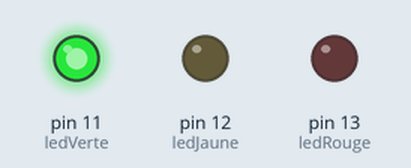
Simulated run of this sketch. Board: Arduino Uno, built with avr-gcc and run on an emulated ATmega328P. Shown: output pins drawn as LEDs (lit = HIGH).

Above: at 2.5 s.
At 6.0 s:
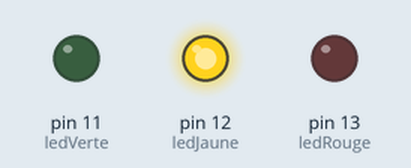
At 9.5 s:
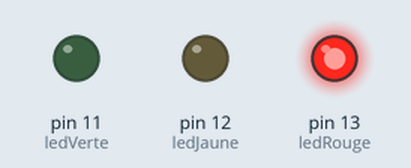
Timing chart, 0 to 15.6 s (numbered marks = the images above):
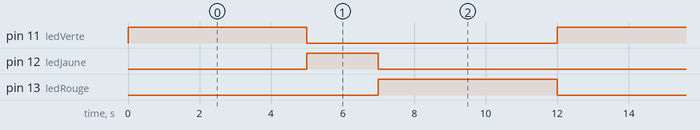

Measured:
- by itself, pin 11 (ledVerte), pin 13 (ledRouge): alternates HIGH for 5.0 s and LOW for 7.0 s
- by itself, pin 12 (ledJaune): alternates HIGH for 2.0 s and LOW for 10.0 s
- by itself, everything shown: repeats every 12.0 s, in 3 steps

The sketch:

tri_colors_leds.ino
```cpp
int ledRouge = 13;
int ledJaune = 12;
int ledVerte = 11;

void setup() {
  pinMode(ledRouge, OUTPUT);
  pinMode(ledJaune, OUTPUT);
  pinMode(ledVerte, OUTPUT);
}

void loop() {
  // Vert
  digitalWrite(ledVerte, HIGH);
  digitalWrite(ledJaune, LOW);
  digitalWrite(ledRouge, LOW);
  delay(5000); // 5 sec

  // Jaune
  digitalWrite(ledVerte, LOW);
  digitalWrite(ledJaune, HIGH);
  digitalWrite(ledRouge, LOW);
  delay(2000); // 2 sec

  // // Rouge
  digitalWrite(ledVerte, LOW);
  digitalWrite(ledJaune, LOW);
  digitalWrite(ledRouge, HIGH);
  delay(5000); // 5 sec
}
```
